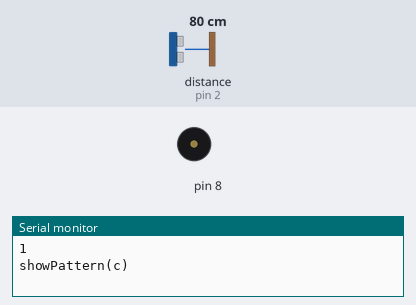
This sketch was run on a simulated Arduino Uno, built with avr-gcc and run on an emulated ATmega328P. Parts: buzzer (waves = sounding), the last lines printed to the serial monitor. Wiring (inferred from the names in the program): range finder with pulse-width output: data pin 2. The inputs (shaded band) are chosen by the test bench; at power-on: distance to the obstacle (sensor on pin 2) 80 cm.

Above: at 1.4 s.
At 16.05 s:
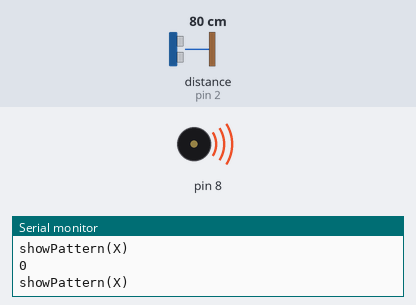
Timing chart, 0 to 19.9 s (numbered marks = the images above):
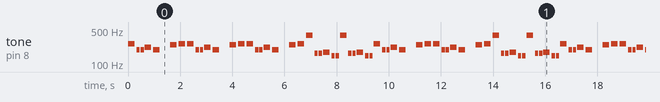

The sketch:

010.ino
```cpp
#define NOTE_B0  31
#define NOTE_C1  33
#define NOTE_CS1 35
#define NOTE_D1  37
#define NOTE_DS1 39
#define NOTE_E1  41
#define NOTE_F1  44
#define NOTE_FS1 46
#define NOTE_G1  49
#define NOTE_GS1 52
#define NOTE_A1  55
#define NOTE_AS1 58
#define NOTE_B1  62
#define NOTE_C2  65
#define NOTE_CS2 69
#define NOTE_D2  73
#define NOTE_DS2 78
#define NOTE_E2  82
#define NOTE_F2  87
#define NOTE_FS2 93
#define NOTE_G2  98
#define NOTE_GS2 104
#define NOTE_A2  110
#define NOTE_AS2 117
#define NOTE_B2  123
#define NOTE_C3  131
#define NOTE_CS3 139
#define NOTE_D3  147
#define NOTE_DS3 156
#define NOTE_E3  165
#define NOTE_F3  175
#define NOTE_FS3 185
#define NOTE_G3  196
#define NOTE_GS3 208
#define NOTE_A3  220
#define NOTE_AS3 233
#define NOTE_B3  247
#define NOTE_C4  262
#define NOTE_CS4 277
#define NOTE_D4  294
#define NOTE_DS4 311
#define NOTE_E4  330
#define NOTE_F4  349
#define NOTE_FS4 370
#define NOTE_G4  392
#define NOTE_GS4 415
#define NOTE_A4  440
#define NOTE_AS4 466
#define NOTE_B4  494
#define NOTE_C5  523
#define NOTE_CS5 554
#define NOTE_D5  587
#define NOTE_DS5 622
#define NOTE_E5  659
#define NOTE_F5  698
#define NOTE_FS5 740
#define NOTE_G5  784
#define NOTE_GS5 831
#define NOTE_A5  880
#define NOTE_AS5 932
#define NOTE_B5  988
#define NOTE_C6  1047
#define NOTE_CS6 1109
#define NOTE_D6  1175
#define NOTE_DS6 1245
#define NOTE_E6  1319
#define NOTE_F6  1397
#define NOTE_FS6 1480
#define NOTE_G6  1568
#define NOTE_GS6 1661
#define NOTE_A6  1760
#define NOTE_AS6 1865
#define NOTE_B6  1976
#define NOTE_C7  2093
#define NOTE_CS7 2217
#define NOTE_D7  2349
#define NOTE_DS7 2489
#define NOTE_E7  2637
#define NOTE_F7  2794
#define NOTE_FS7 2960
#define NOTE_G7  3136
#define NOTE_GS7 3322
#define NOTE_A7  3520
#define NOTE_AS7 3729
#define NOTE_B7  3951
#define NOTE_C8  4186
#define NOTE_CS8 4435
#define NOTE_D8  4699
#define NOTE_DS8 4978


#define ROW1 A5
#define ROW2 13
#define ROW3 12
#define ROW4 11
#define ROW5 10
#define ROW6 9
#define ROW7 7
#define ROW8 6

#define COL1 5
#define COL2 4
#define COL3 3
#define COL4 A4
#define COL5 A3
#define COL6 A2
#define COL7 A1
#define COL8 A0


const int row[] = {
  ROW1, ROW2, ROW3, ROW4, ROW5, ROW6, ROW7, ROW8};
const int col[] = {
  COL1,COL2, COL3, COL4, COL5, COL6, COL7, COL8};

byte scan[8][8] = {
 {0,0,0,0,0,0,0,0},
  {0,0,0,0,0,0,0,0},
  {0,0,0,0,0,0,0,0},
  {0,0,0,0,0,0,0,0},
  {0,0,0,0,0,0,0,0},
  {0,0,0,0,0,0,0,0},
  {0,0,0,0,0,0,0,0},
  {0,0,0,0,0,0,0,0}};


byte c[8][8] = {
  {0,0,0,0,0,0,0,0},
  {0,0,0,0,0,0,0,0},
  {0,0,0,0,0,0,0,0},
  {0,0,0,0,0,0,0,0},
  {0,0,0,0,0,0,0,0},
  {0,0,0,0,0,0,0,0},
  {0,0,0,0,0,0,0,0},
  {0,0,0,0,0,0,0,0}};

byte x[8][8] = {
   {0,0,0,0,0,0,0,0},
  {0,0,0,0,0,0,0,0},
  {0,0,0,0,0,0,0,0},
  {0,0,0,0,0,0,0,0},
  {0,0,0,0,0,0,0,0},
  {0,0,0,0,0,0,0,0},
  {0,0,0,0,0,0,0,0},
  {0,0,0,0,0,0,0,0}};


int melody[] = {
  NOTE_C4, NOTE_G3, NOTE_G3, NOTE_A3, NOTE_G3, 0, NOTE_B3, NOTE_C4
};

int sound[] = {
  NOTE_G4, NOTE_E3, NOTE_E3,
  NOTE_F3, NOTE_D3, NOTE_D3
};

// note durations: 4 = quarter note, 8 = eighth note, etc.:
int melodyDurations[] = {
  4, 8, 8, 4, 4, 4, 4, 4
};

int soundDurations[] = {
  4, 8, 8,
  4, 8, 8
};

bool play = true;

bool  state = true;


const byte interruptPin = 2;

void blink() {
  state = !state;
}


void setup() {
 Serial.begin(9600);
  // iterate over the notes of the melody:


  for (byte i = 0; i <= sizeof(row); i++) {
    pinMode(row[i], OUTPUT);
  }
  for (byte i = 0; i <= sizeof(col); i++) {
    pinMode(col[i], OUTPUT);
  }
  pinMode(interruptPin, INPUT_PULLUP);
  attachInterrupt(digitalPinToInterrupt(interruptPin), blink, FALLING );
}


void loop() {


  Serial.println(state);


  if(state==1 ) {
     showPattern(c);
     Serial.println("showPattern(c)");

    for (int thisNote = 0; thisNote < 8; thisNote++) {

      // to calculate the note duration, take one second divided by the note type.
      //e.g. quarter note = 1000 / 4, eighth note = 1000/8, etc.
      int noteDuration = 1000 / melodyDurations[thisNote];
      tone(8, melody[thisNote], noteDuration);

      // to distinguish the notes, set a minimum time between them.
      // the note's duration + 30% seems to work well:
      int pauseBetweenNotes = noteDuration * 1.30;
      delay(pauseBetweenNotes);
      // stop the tone playing:
      noTone(8);

    }
  }

  if(state==0) {
    showPattern(x);
     Serial.println("showPattern(X)");
    for (int thisNote = 0; thisNote < 6; thisNote++) {

      // to calculate the note duration, take one second divided by the note type.
      //e.g. quarter note = 1000 / 4, eighth note = 1000/8, etc.
      int noteDuration = 1000 / soundDurations[thisNote];
      tone(8, sound[thisNote], noteDuration);

      // to distinguish the notes, set a minimum time between them.
      // the note's duration + 30% seems to work well:
      int pauseBetweenNotes = noteDuration * 1.30;
      delay(pauseBetweenNotes);
      // stop the tone playing:
      noTone(8);

    }
  }


}

void showPattern(byte matrix[8][8]){
  for(byte i = 0; i < 8; i++){
    for(byte j = 0; j < 8; j++){
      digitalWrite(row[j], 1 - scan[i][j]);
      digitalWrite(col[j], 1 - matrix[i][j]);
    }
 for(byte j = 0; j < 8; j++){
      digitalWrite(row[j], HIGH);
      digitalWrite(col[j], LOW);
    }
  }
}
```

Measured:
- by itself, tone on pin 8: plays 262 Hz for 0.25 s, 196 Hz for 0.13 s, 196 Hz for 0.13 s, 220 Hz for 0.25 s, 196 Hz for 0.25 s, 247 Hz for 0.25 s … (468 notes in this stretch)
